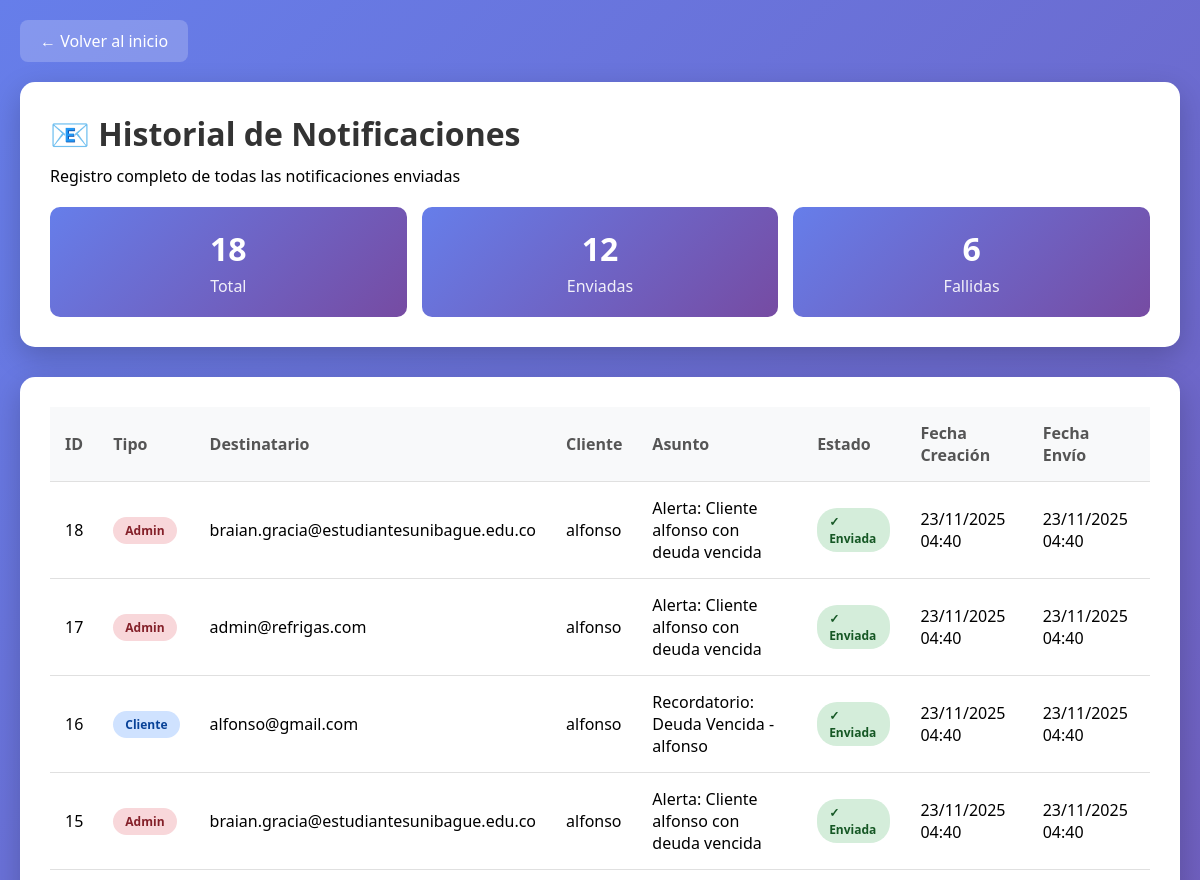
Before: /notificaciones/historial/ (signed in, upper part) with the older database file.
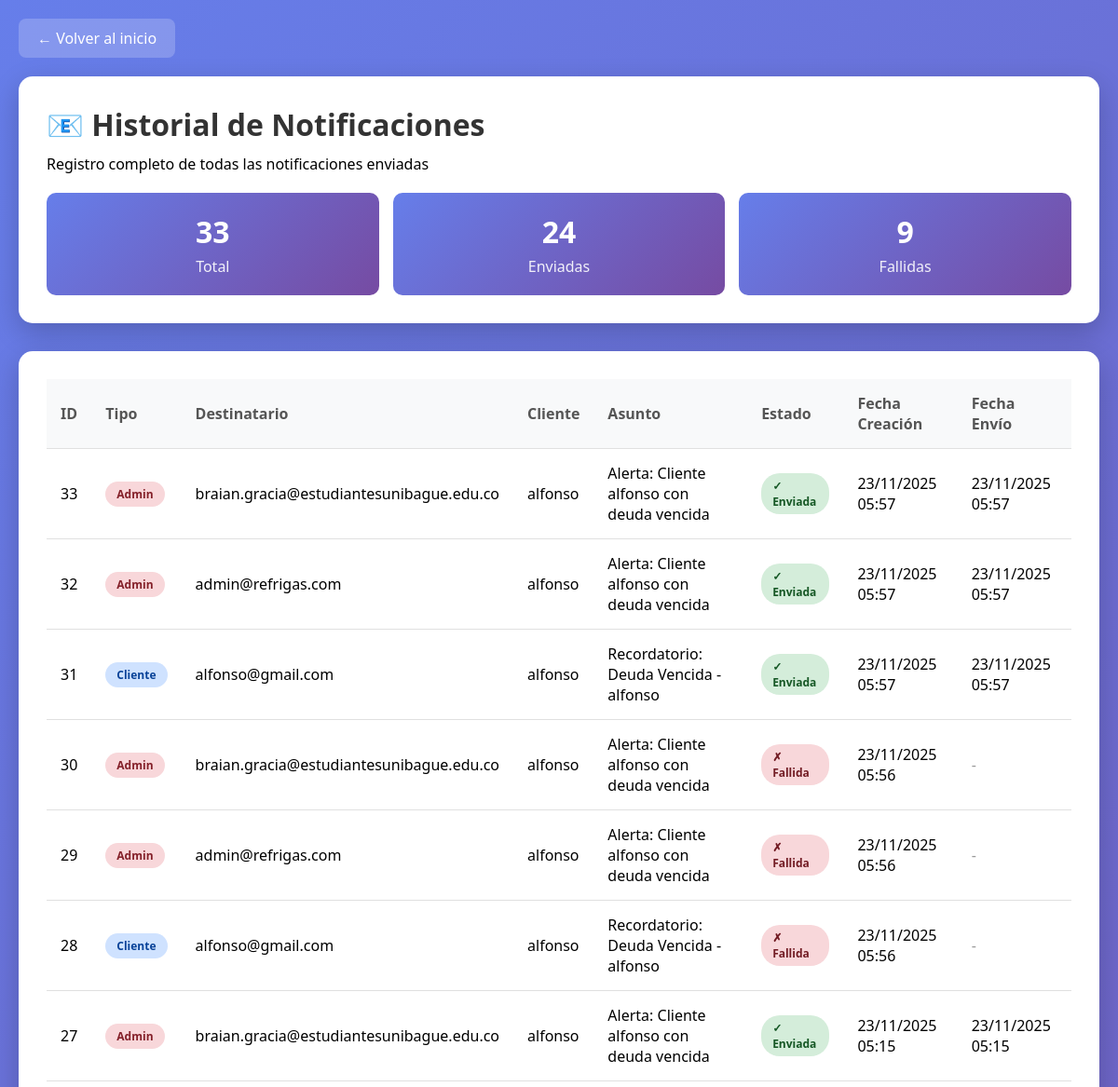
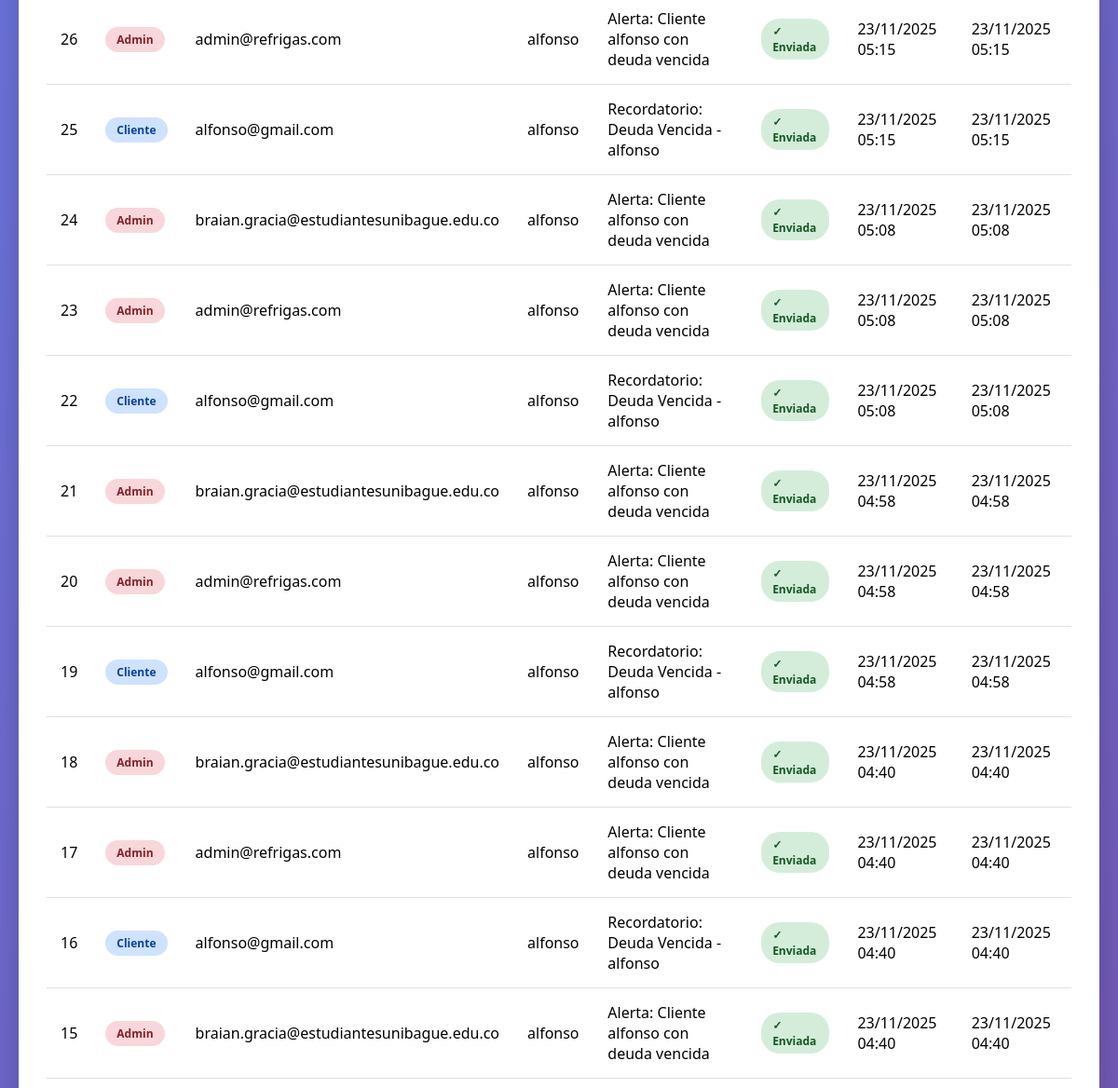
After: the same page with the newer database file (2 pictures, top to bottom).
### notificaciones/models.py (models this page shows, shortened)
class Notificacion(models.Model):
    TIPO_CHOICES = [
        ('DEUDA_VENCIDA_CLIENTE', 'Deuda Vencida - Cliente'),
        ('DEUDA_VENCIDA_ADMIN', 'Deuda Vencida - Administrador'),
        ('RECORDATORIO_PAGO', 'Recordatorio de Pago'),
    ]
    ESTADO_CHOICES = [
        ('PENDIENTE', 'Pendiente'),
        ('ENVIADA', 'Enviada'),
        ('FALLIDA', 'Fallida'),
    ]
    tipo = models.CharField(max_length=30, choices=TIPO_CHOICES)
    destinatario_email = models.EmailField()
    asunto = models.CharField(max_length=200)
    mensaje = models.TextField()
    deuda = models.ForeignKey(Deuda, on_delete=models.CASCADE, null=True, blank=True)
    cliente = models.ForeignKey(Cliente, on_delete=models.CASCADE, null=True, blank=True)
    estado = models.CharField(max_length=10, choices=ESTADO_CHOICES, default='PENDIENTE')
    fecha_creacion = models.DateTimeField(auto_now_add=True)
    fecha_envio = models.DateTimeField(null=True, blank=True)
    error_mensaje = models.TextField(blank=True)
    class Meta:
        ordering = ['-fecha_creacion']
        verbose_name = 'Notificación'
        verbose_name_plural = 'Notificaciones'

### cartera/models.py (models this page shows, shortened)
class Cliente(models.Model):
    nombre = models.CharField(max_length=100)
    correo = models.EmailField(unique=True)
    telefono = models.CharField(max_length=15, blank=True)
    direccion = models.CharField(max_length=200, blank=True, default='')

### notificaciones/views.py (the view)
# urls.py: path('historial/', views.historial_notificaciones, name='historial'),
@login_required
@user_passes_test(es_staff)
def historial_notificaciones(request):
    notificaciones_completas = Notificacion.objects.select_related('cliente', 'deuda').all()
    total = notificaciones_completas.count()
    enviadas = notificaciones_completas.filter(estado='ENVIADA').count()
    fallidas = notificaciones_completas.filter(estado='FALLIDA').count()
    notificaciones = notificaciones_completas[:100]
    contexto = {
        'notificaciones': notificaciones,
        'total': total,
        'enviadas': enviadas,
        'fallidas': fallidas,
    }
    return render(request, 'notificaciones/historial.html', contexto)

### notificaciones/views.py (called while the page is built)
def es_staff(user):
    return user.is_staff

### templates/notificaciones/historial.html (shortened to what this page needs)
{% load static %}
<!DOCTYPE html>
<html lang="es">
<head>
</head>
<body>
    <div class="container">
        <a href="/" class="back-btn">← Volver al inicio</a>
        <div class="header">
            <h1>📧 Historial de Notificaciones</h1>
            <p>Registro completo de todas las notificaciones enviadas</p>
            <div class="stats">
                <div class="stat-card">
                    <h3>{{ total }}</h3>
                    <p>Total</p>
                </div>
                <div class="stat-card">
                    <h3>{{ enviadas }}</h3>
                    <p>Enviadas</p>
                </div>
                <div class="stat-card">
                    <h3>{{ fallidas }}</h3>
                    <p>Fallidas</p>
                </div>
            </div>
        </div>
        <div class="table-container">
            {% if notificaciones %}
                <table>
                    <thead>
                        <tr>
                            <th>ID</th>
                            <th>Tipo</th>
                            <th>Destinatario</th>
                            <th>Cliente</th>
                            <th>Asunto</th>
                            <th>Estado</th>
                            <th>Fecha Creación</th>
                            <th>Fecha Envío</th>
                        </tr>
                    </thead>
                    <tbody>
                        {% for notif in notificaciones %}
                        <tr>
                            <td>{{ notif.id }}</td>
                            <td>
                                {% if 'CLIENTE' in notif.tipo %}
                                    <span class="badge badge-cliente">Cliente</span>
                                {% else %}
                                    <span class="badge badge-admin">Admin</span>
                                {% endif %}
                            </td>
                            <td>{{ notif.destinatario_email }}</td>
                            <td>{{ notif.cliente.nombre|default:"N/A" }}</td>
                            <td>{{ notif.asunto|truncatewords:8 }}</td>
                            <td>
                                {% if notif.estado == 'ENVIADA' %}
                                    <span class="badge badge-enviada">✓ Enviada</span>
                                {% elif notif.estado == 'PENDIENTE' %}
                                    <span class="badge badge-pendiente">⏳ Pendiente</span>
                                {% else %}
                                    <span class="badge badge-fallida">✗ Fallida</span>
                                {% endif %}
                            </td>
                            <td>{{ notif.fecha_creacion|date:"d/m/Y H:i" }}</td>
                            <td>
                                {% if notif.fecha_envio %}
                                    {{ notif.fecha_envio|date:"d/m/Y H:i" }}
                                {% else %}
                                    <span style="color: #999;">-</span>
                                {% endif %}
                            </td>
                        </tr>
                        {% endfor %}
                    </tbody>
                </table>
            {% else %}
                <div class="no-data">
                    <h3>📭 No hay notificaciones registradas</h3>
                    <p>Las notificaciones aparecerán aquí una vez que se envíen.</p>
                </div>
            {% endif %}
        </div>
    </div>
</body>
</html>

Changed rows visible on the page:
added Notificacion: id "33", shows "Admin", destinatario_email "braian.gracia@estudiantesunibague.edu.co", cliente.nombre "alfonso", asunto "Alerta: Cliente alfonso con deuda vencida", estado "✓ Enviada", fecha_creacion "23/11/2025 05:57", fecha_envio "23/11/2025 05:57"
added Notificacion: id "32", shows "Admin", destinatario_email "admin@refrigas.com", cliente.nombre "alfonso", asunto "Alerta: Cliente alfonso con deuda vencida", estado "✓ Enviada", fecha_creacion "23/11/2025 05:57", fecha_envio "23/11/2025 05:57"
added Notificacion: id "31", shows "Cliente", destinatario_email "alfonso@gmail.com", cliente.nombre "alfonso", asunto "Recordatorio: Deuda Vencida - alfonso", estado "✓ Enviada", fecha_creacion "23/11/2025 05:57", fecha_envio "23/11/2025 05:57"
added Notificacion: id "30", shows "Admin", destinatario_email "braian.gracia@estudiantesunibague.edu.co", cliente.nombre "alfonso", asunto "Alerta: Cliente alfonso con deuda vencida", estado "✗ Fallida", fecha_creacion "23/11/2025 05:56"
added Notificacion: id "29", shows "Admin", destinatario_email "admin@refrigas.com", cliente.nombre "alfonso", asunto "Alerta: Cliente alfonso con deuda vencida", estado "✗ Fallida", fecha_creacion "23/11/2025 05:56"
added Notificacion: id "28", shows "Cliente", destinatario_email "alfonso@gmail.com", cliente.nombre "alfonso", asunto "Recordatorio: Deuda Vencida - alfonso", estado "✗ Fallida", fecha_creacion "23/11/2025 05:56"
added Notificacion: id "27", shows "Admin", destinatario_email "braian.gracia@estudiantesunibague.edu.co", cliente.nombre "alfonso", asunto "Alerta: Cliente alfonso con deuda vencida", estado "✓ Enviada", fecha_creacion "23/11/2025 05:15", fecha_envio "23/11/2025 05:15"
added Notificacion: id "26", shows "Admin", destinatario_email "admin@refrigas.com", cliente.nombre "alfonso", asunto "Alerta: Cliente alfonso con deuda vencida", estado "✓ Enviada", fecha_creacion "23/11/2025 05:15", fecha_envio "23/11/2025 05:15"
added Notificacion: id "25", shows "Cliente", destinatario_email "alfonso@gmail.com", cliente.nombre "alfonso", asunto "Recordatorio: Deuda Vencida - alfonso", estado "✓ Enviada", fecha_creacion "23/11/2025 05:15", fecha_envio "23/11/2025 05:15"
added Notificacion: id "24", shows "Admin", destinatario_email "braian.gracia@estudiantesunibague.edu.co", cliente.nombre "alfonso", asunto "Alerta: Cliente alfonso con deuda vencida", estado "✓ Enviada", fecha_creacion "23/11/2025 05:08", fecha_envio "23/11/2025 05:08"
added Notificacion: id "23", shows "Admin", destinatario_email "admin@refrigas.com", cliente.nombre "alfonso", asunto "Alerta: Cliente alfonso con deuda vencida", estado "✓ Enviada", fecha_creacion "23/11/2025 05:08", fecha_envio "23/11/2025 05:08"
added Notificacion: id "22", shows "Cliente", destinatario_email "alfonso@gmail.com", cliente.nombre "alfonso", asunto "Recordatorio: Deuda Vencida - alfonso", estado "✓ Enviada", fecha_creacion "23/11/2025 05:08", fecha_envio "23/11/2025 05:08"
added Notificacion: id "21", shows "Admin", destinatario_email "braian.gracia@estudiantesunibague.edu.co", cliente.nombre "alfonso", asunto "Alerta: Cliente alfonso con deuda vencida", estado "✓ Enviada", fecha_creacion "23/11/2025 04:58", fecha_envio "23/11/2025 04:58"
added Notificacion: id "20", shows "Admin", destinatario_email "admin@refrigas.com", cliente.nombre "alfonso", asunto "Alerta: Cliente alfonso con deuda vencida", estado "✓ Enviada", fecha_creacion "23/11/2025 04:58", fecha_envio "23/11/2025 04:58"
added Notificacion: id "19", shows "Cliente", destinatario_email "alfonso@gmail.com", cliente.nombre "alfonso", asunto "Recordatorio: Deuda Vencida - alfonso", estado "✓ Enviada", fecha_creacion "23/11/2025 04:58", fecha_envio "23/11/2025 04:58"
Other visible differences:
{{ total }}: "18" → "33"
{{ enviadas }}: "12" → "24"
{{ fallidas }}: "6" → "9"
